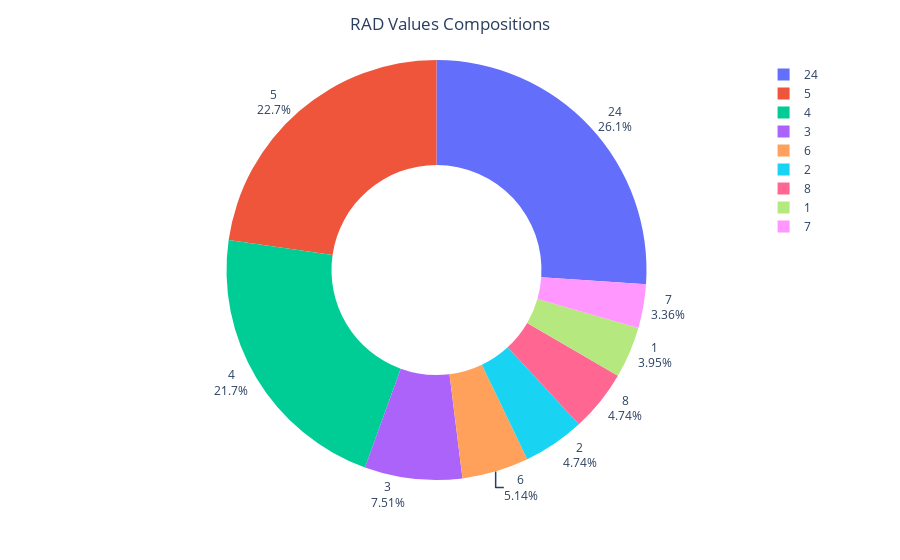

Notebook cell for this chart:
### Code cell
plot_pie(df['RAD'].value_counts(), textposition='outside', sorted_pie=True, title='RAD Values Compositions', title_x=0.5)

### Figure 1 — Plotly figure (JSON) as saved in the notebook; plotly's stock layout.template omitted (floating-point values rounded to 4 significant figures)
{"data": [{"domain": {"x": [0, 1], "y": [0, 1]}, "hole": 0.5, "hovertemplate": "label=%{label}<br>value=%{value}<extra></extra>", "labels": [7, 1, 2, 8, 6, 3, 4, 5, 24], "legendgroup": "", "name": "", "showlegend": true, "textinfo": "percent+label", "textposition": "outside", "type": "pie", "values": [17, 20, 24, 24, 26, 38, 110, 115, 132]}], "layout": {"legend": {"tracegroupgap": 0}, "margin": {"t": 60}, "title": {"text": "RAD Values Compositions", "x": 0.5}}}
